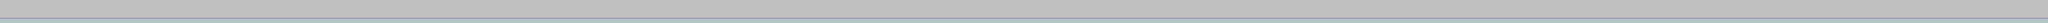

This is a level from a 2D game, rendered from its Tiled map with the project's own tilesets. A one-line summary and the map file follow, with tile-layer data summarised:
An orthogonal 800x9 tile map with 70x70 px tiles, 2 tile layers (Tile Layer 1, Tile Layer 2), 2 tilesets.

<map version="1.0" orientation="orthogonal" width="800" height="9" tilewidth="70" tileheight="70">
 <tileset firstgid="1" name="kennyTiles" tilewidth="70" tileheight="70">
  <image source="../textures/kennyTiles.png" width="70" height="10920" />
 </tileset>
 <tileset firstgid="157" name="GreySky" tilewidth="70" tileheight="70">
  <image source="../textures/GreySky.PNG" width="640" height="480" />
 </tileset>
 <layer name="Tile Layer 1" width="800" height="9">
  <data>[7200 cells, 1600 non-empty, 2 distinct tile ids]</data>
 </layer>
 <layer name="Tile Layer 2" width="800" height="9">
  <data>[7200 cells, 5600 non-empty, 1 distinct tile ids]</data>
 </layer>
</map>
